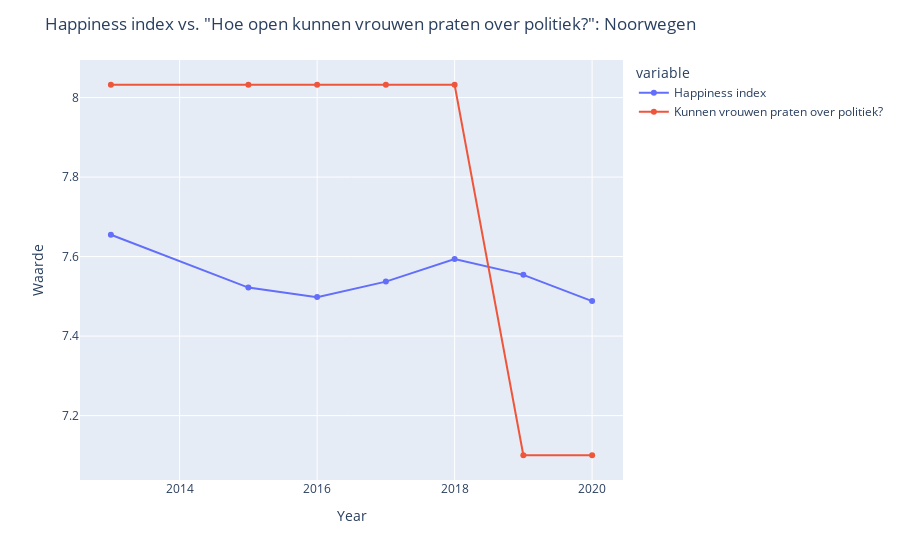

The notebook cell this image was saved under:
### Code cell
fig4.update_layout(
    title="Happiness index vs. \"Hoe open kunnen vrouwen praten over politiek?\": Noorwegen",
    xaxis_title="Year",
    yaxis_title="Waarde"
)

### Figure 1 — Plotly figure (JSON) as saved in the notebook; plotly's stock layout.template omitted (floating-point values rounded to 4 significant figures)
{"data": [{"hovertemplate": "variable=Happiness index<br>Year=%{x}<br>value=%{y}<extra></extra>", "legendgroup": "Happiness index", "line": {"color": "#636efa", "dash": "solid"}, "marker": {"symbol": "circle"}, "mode": "lines+markers", "name": "Happiness index", "orientation": "v", "showlegend": true, "type": "scatter", "x": [2013, 2015, 2016, 2017, 2018, 2019, 2020], "xaxis": "x", "y": [7.655, 7.522, 7.498, 7.537, 7.594, 7.554, 7.488], "yaxis": "y"}, {"hovertemplate": "variable=Kunnen vrouwen praten over politiek?<br>Year=%{x}<br>value=%{y}<extra></extra>", "legendgroup": "Kunnen vrouwen praten over politiek?", "line": {"color": "#EF553B", "dash": "solid"}, "marker": {"symbol": "circle"}, "mode": "lines+markers", "name": "Kunnen vrouwen praten over politiek?", "orientation": "v", "showlegend": true, "type": "scatter", "x": [2013, 2015, 2016, 2017, 2018, 2019, 2020], "xaxis": "x", "y": [8.032, 8.032, 8.032, 8.032, 8.032, 7.1, 7.1], "yaxis": "y"}], "layout": {"legend": {"title": {"text": "variable"}, "tracegroupgap": 0}, "margin": {"t": 60}, "title": {"text": "Happiness index vs. \"Hoe open kunnen vrouwen praten over politiek?\": Noorwegen"}, "xaxis": {"anchor": "y", "domain": [0, 1], "title": {"text": "Year"}}, "yaxis": {"anchor": "x", "domain": [0, 1], "title": {"text": "Waarde"}}}}
